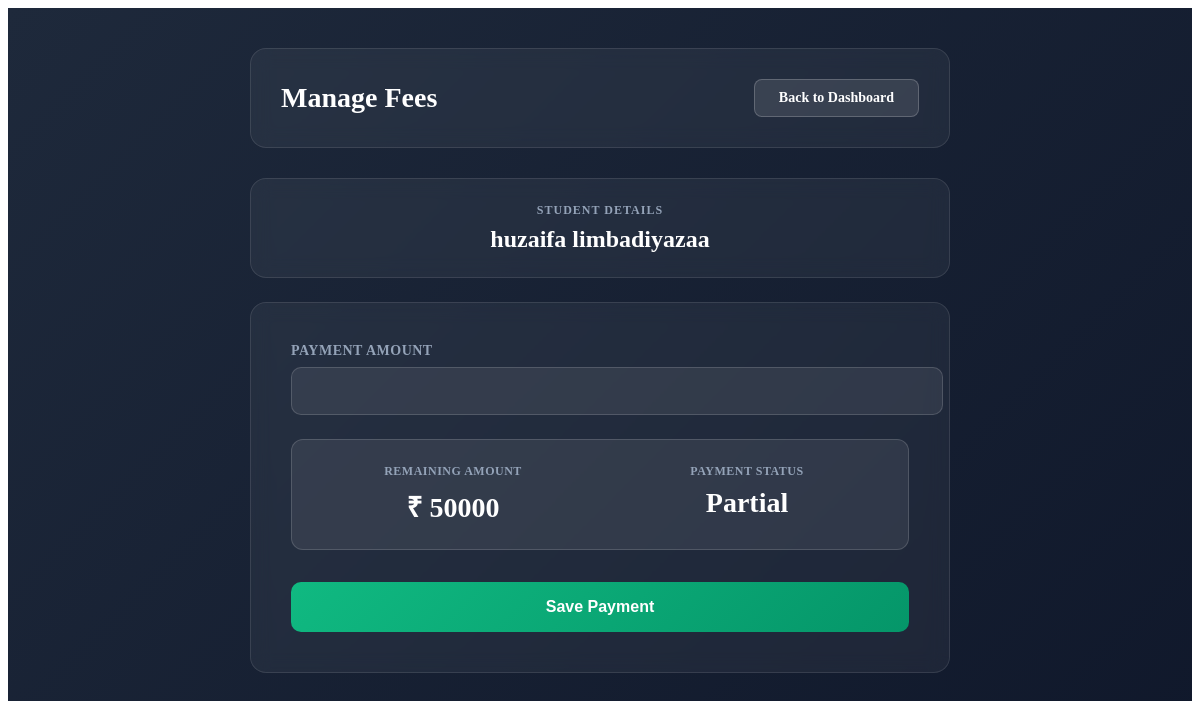
The page /add-fees/36/ (signed in) on the database its author committed.
### app/models.py (models this page shows, shortened)
class Student(models.Model):
    first_name = models.CharField(max_length=100)
    surname = models.CharField(max_length=100)
    admission_no = models.CharField(max_length=50, unique=True)
    student_class = models.CharField(max_length=50)
    mobile = models.CharField(max_length=15)
    address = models.TextField()
    previous_institute = models.CharField(max_length=150)
    admission_date = models.DateField(auto_now_add=True)
    is_active = models.BooleanField(default=True)

class Fees(models.Model):
    student = models.ForeignKey(Student, on_delete=models.CASCADE)
    total_fees = models.IntegerField()
    paid_amount = models.IntegerField()
    remaining_amount = models.IntegerField(blank=True, null=True)
    last_paid_date = models.DateField(auto_now=True)
    status = models.CharField(max_length=20, blank=True)

### app/views.py (the view, shortened to what this page needs)
# urls.py: path("add-fees/<int:student_id>/", views.add_fees, name="add_fees"),
def add_fees(request, student_id):
    if not request.session.get("admin_id"):
        return redirect("login")
    student = Student.objects.get(id=student_id)
    fee = Fees.objects.filter(student=student).first()
    return render(request, "pages/add_fees.html", {
        "student": student,
        "fee": fee
    })

### templates/pages/add_fees.html (shortened to what this page needs)
{% extends "base.html" %}
{% block content %}
<div class="page-container">
    <div class="fees-wrapper">
        <div class="page-header">
            <h1 class="header-title">Manage Fees</h1>
            <a href="{% url 'home' %}" class="back-btn">Back to Dashboard</a>
        </div>
        <div class="student-info">
            <div class="student-label">Student Details</div>
            <h2 class="student-name">{{ student.first_name }} {{ student.surname }}</h2>
        </div>
        <div class="fees-card">
            <form method="post" id="feesForm">
                <div class="form-group">
                    <label class="form-label">Payment Amount</label>
                    <input id="paid" name="paid_amount" type="number" class="form-input" required>
                </div>
                <div class="summary-card">
                    <div class="summary-item">
                        <div class="summary-label">Remaining Amount</div>
                        <p class="summary-value">₹<span id="remaining">
                                {% if fee %}{{ fee.remaining_amount }}{% else %}0{% endif %}
                            </span></p>
                    </div>
                    <div class="summary-item">
                        <div class="summary-label">Payment Status</div>
                        <p class="summary-value" id="status">
                            {% if fee %}{{ fee.status }}{% else %}Pending{% endif %}
                        </p>
                    </div>
                </div>
                <button type="submit" class="submit-btn">Save Payment</button>
            </form>
        </div>
    </div>
</div>
{% endblock %}

### templates/pages/add_fees.html (style rules this page uses)
.page-container { min-height: 100vh; background: linear-gradient(135deg, #1e293b 0%, #0f172a 100%); padding: 40px 20px; }
.fees-wrapper { max-width: 700px; margin: 0 auto; }
.page-header { background: rgba(255, 255, 255, 0.05); backdrop-filter: blur(10px); border: 1px solid rgba(255, 255, 255, 0.1); padding: 30px; border-radius: 16px; margin-bottom: 30px; display: flex; justify-content: space-between; align-items: center; }
.header-title { color: #ffffff; font-size: 28px; font-weight: 700; margin: 0; }
.back-btn { padding: 10px 24px; background: rgba(255, 255, 255, 0.1); color: #ffffff; border: 1px solid rgba(255, 255, 255, 0.2); border-radius: 8px; text-decoration: none; font-weight: 600; font-size: 14px; transition: all 0.3s ease; }
.student-info { background: rgba(255, 255, 255, 0.05); backdrop-filter: blur(10px); border: 1px solid rgba(255, 255, 255, 0.1); padding: 24px; border-radius: 16px; margin-bottom: 24px; text-align: center; }
.student-label { color: #94a3b8; font-size: 12px; font-weight: 600; text-transform: uppercase; letter-spacing: 1px; margin-bottom: 8px; }
.student-name { color: #ffffff; font-size: 24px; font-weight: 700; margin: 0; }
.fees-card { background: rgba(255, 255, 255, 0.05); backdrop-filter: blur(10px); border: 1px solid rgba(255, 255, 255, 0.1); padding: 40px; border-radius: 16px; }
.form-group { margin-bottom: 24px; }
.form-label { color: #94a3b8; font-size: 14px; font-weight: 600; margin-bottom: 8px; display: block; text-transform: uppercase; letter-spacing: 0.5px; }
.form-input { width: 100%; padding: 14px 16px; background: rgba(255, 255, 255, 0.08); border: 1px solid rgba(255, 255, 255, 0.15); border-radius: 10px; color: #ffffff; font-size: 16px; transition: all 0.3s ease; outline: none; font-weight: 600; }
.summary-card { background: rgba(255, 255, 255, 0.08); border: 1px solid rgba(255, 255, 255, 0.15); padding: 24px; border-radius: 12px; margin-top: 24px; display: grid; grid-template-columns: 1fr 1fr; gap: 20px; }
.summary-item { text-align: center; }
.summary-label { color: #94a3b8; font-size: 12px; font-weight: 600; text-transform: uppercase; letter-spacing: 0.5px; margin-bottom: 8px; }
.summary-value { color: #ffffff; font-size: 28px; font-weight: 700; margin: 0; }
.submit-btn { width: 100%; margin-top: 32px; padding: 16px; background: linear-gradient(135deg, #10b981 0%, #059669 100%); color: white; border: none; border-radius: 10px; font-size: 16px; font-weight: 600; cursor: pointer; }

### rows shown on the page
Student: first_name "huzaifa", surname "limbadiyazaa"
Fees: remaining_amount "50000", status "Partial"
